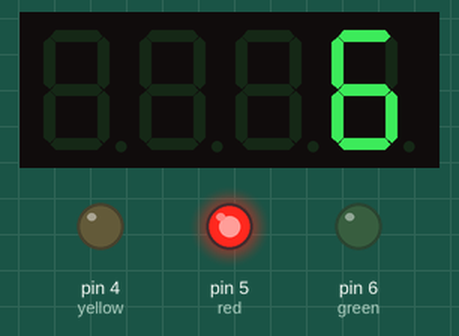
Recording of a sketch running on a simulated Arduino Uno, built with avr-gcc and run on an emulated ATmega328P. Parts: 4-digit seven-segment display, output pins drawn as LEDs (lit = HIGH). At 4.2 s the program stops and its outputs stay as they are.

Above: at 0.4 s.
At 1.8 s:
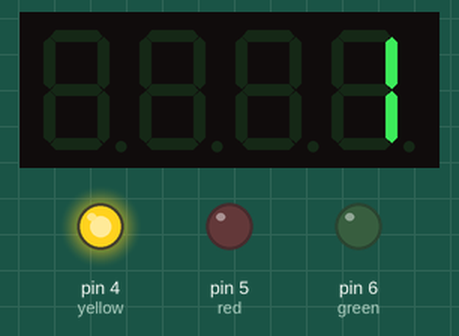
At 4.2 s:
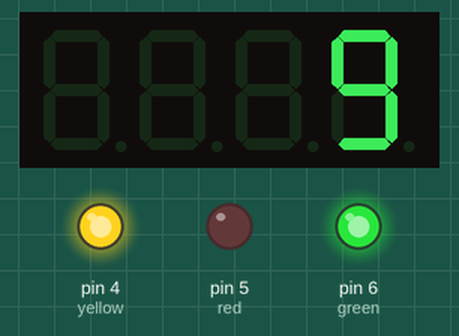
Timing chart, 0 to 5.7 s (numbered marks = the images above):
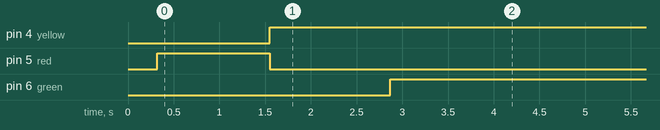

Measured:
- by itself, pin 4 (yellow): LOW → HIGH at 1.6 s
- by itself, pin 5 (red): LOW → HIGH at 0.32 s, → LOW 1.2 s later
- by itself, pin 6 (green): LOW → HIGH at 2.9 s
- what the display in image 1 shows lasts 1.4 s, from 1.7 s to 3.1 s

The sketch:

CLK.ino
```cpp
#include <Arduino.h>
#include <TM1637Display.h>

// define the CLK and DIO
#define CLK 2
#define DIO 3

// define the traffic lights
unsigned int i = 0;
int red = 5;
int yellow = 4;
int green = 6;

TM1637Display display(CLK, DIO);
// define the time
#define TEST_DELAY 1000
uint8_t allDigits[] = {0xff, 0xff, 0xff, 0xff};
uint8_t blank[] ={0x0, 0x0, 0x0, 0x0};

void setup() {
display.setBrightness(0x0f);
pinMode(5, OUTPUT);
pinMode(6, OUTPUT);
pinMode(4, OUTPUT);
}

void loop() {

for(int i=20; i>5; i--){
 display.showNumberDec(i);
 if (i <= 6){
  digitalWrite(red, HIGH);
  } else {
    digitalWrite(red, LOW);
  }
}

delay(TEST_DELAY);

for(int i=20; i>0; i--){
 display.showNumberDec(i);
 if (i <= 10){
  digitalWrite(yellow, HIGH);
  digitalWrite(red, LOW);
  } else {
    digitalWrite(yellow, LOW);
  }
}

delay(TEST_DELAY);

for(int i=20; i>4; i--){
 display.showNumberDec(i);
 if (i<= 15){
  digitalWrite(green, HIGH);
  } else {
    digitalWrite(green, LOW);
  }
}

delay(TEST_DELAY);

for(int i=20; i>0; i--){
 display.showNumberDec(i);
 if (i = 10){
  digitalWrite(yellow, HIGH);
  } else {
    digitalWrite(yellow, LOW);
  }
}

delay(TEST_DELAY);
}
```
